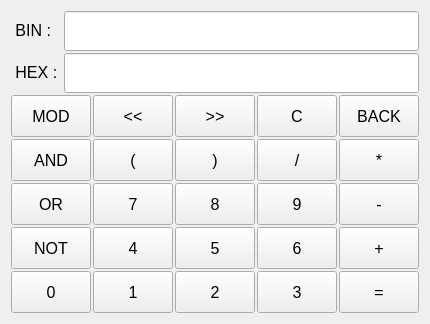
          <widget class="QWidget" name="page_2">
           <layout class="QGridLayout" name="gridLayout_10">
            <item row="0" column="0">
             <layout class="QGridLayout" name="gridLayout_9">
              <property name="spacing">
               <number>2</number>
              </property>
              <item row="0" column="0">
               <layout class="QGridLayout" name="gridLayout_8">
                <property name="spacing">
                 <number>2</number>
                </property>
                <item row="0" column="0">
                 <widget class="QLabel" name="label">
                  <property name="sizePolicy">
                   <sizepolicy hsizetype="Preferred" vsizetype="Fixed">
                    <horstretch>0</horstretch>
                    <verstretch>0</verstretch>
                   </sizepolicy>
                  </property>
                  <property name="font">
                   <font>
                    <pointsize>12</pointsize>
                   </font>
                  </property>
                  <property name="text">
                   <string> BIN : </string>
                  </property>
                 </widget>
                </item>
                <item row="0" column="1">
                 <widget class="QLineEdit" name="ResultBin">
                  <property name="minimumSize">
                   <size>
                    <width>0</width>
                    <height>40</height>
                   </size>
                  </property>
                  <property name="font">
                   <font>
                    <pointsize>12</pointsize>
                   </font>
                  </property>
                  <property name="readOnly">
                   <bool>true</bool>
                  </property>
                 </widget>
                </item>
                <item row="1" column="1">
                 <widget class="QLineEdit" name="ResultHex">
                  <property name="minimumSize">
                   <size>
                    <width>0</width>
                    <height>40</height>
                   </size>
                  </property>
                  <property name="font">
                   <font>
                    <pointsize>12</pointsize>
                   </font>
                  </property>
                  <property name="readOnly">
                   <bool>true</bool>
                  </property>
                 </widget>
                </item>
                <item row="1" column="0">
                 <widget class="QLabel" name="label_2">
                  <property name="sizePolicy">
                   <sizepolicy hsizetype="Preferred" vsizetype="Fixed">
                    <horstretch>0</horstretch>
                    <verstretch>0</verstretch>
                   </sizepolicy>
                  </property>
                  <property name="font">
                   <font>
                    <pointsize>12</pointsize>
                   </font>
                  </property>
                  <property name="text">
                   <string> HEX : </string>
                  </property>
                 </widget>
                </item>
               </layout>
              </item>
              <item row="1" column="0">
               <layout class="QGridLayout" name="gridLayout_7">
                <property name="spacing">
                 <number>2</number>
                </property>
                <item row="1" column="1">
                 <widget class="QPushButton" name="BtnMoveLeft">
                  <property name="sizePolicy">
                   <sizepolicy hsizetype="Minimum" vsizetype="Minimum">
                    <horstretch>0</horstretch>
                    <verstretch>0</verstretch>
                   </sizepolicy>
                  </property>
                  <property name="minimumSize">
                   <size>
                    <width>77</width>
                    <height>42</height>
                   </size>
                  </property>
                  <property name="font">
                   <font>
                    <pointsize>12</pointsize>
                   </font>
                  </property>
                  <property name="text">
                   <string>&lt;&lt;</string>
                  </property>
                 </widget>
                </item>
                <item row="5" column="4">
                 <widget class="QPushButton" name="BtnEqual_3">
                  <property name="sizePolicy">
                   <sizepolicy hsizetype="Minimum" vsizetype="Minimum">
                    <horstretch>0</horstretch>
                    <verstretch>0</verstretch>
                   </sizepolicy>
                  </property>
                  <property name="minimumSize">
                   <size>
                    <width>77</width>
                    <height>42</height>
                   </size>
                  </property>
                  <property name="font">
                   <font>
                    <pointsize>12</pointsize>
                   </font>
                  </property>
                  <property name="autoFillBackground">
                   <bool>false</bool>
                  </property>
                  <property name="text">
                   <string>=</string>
                  </property>
                 </widget>
                </item>
                <item row="4" column="3">
                 <widget class="QPushButton" name="Btn6_3">
                  <property name="sizePolicy">
                   <sizepolicy hsizetype="Minimum" vsizetype="Minimum">
                    <horstretch>0</horstretch>
                    <verstretch>0</verstretch>
                   </sizepolicy>
                  </property>
                  <property name="minimumSize">
                   <size>
                    <width>77</width>
                    <height>42</height>
                   </size>
                  </property>
                  <property name="font">
                   <font>
                    <pointsize>12</pointsize>
                   </font>
                  </property>
                  <property name="text">
                   <string>6</string>
                  </property>
                 </widget>
                </item>
                <item row="4" column="1">
                 <widget class="QPushButton" name="Btn4_3">
                  <property name="sizePolicy">
                   <sizepolicy hsizetype="Minimum" vsizetype="Minimum">
                    <horstretch>0</horstretch>
                    <verstretch>0</verstretch>
                   </sizepolicy>
                  </property>
                  <property name="minimumSize">
                   <size>
                    <width>77</width>
                    <height>42</height>
                   </size>
                  </property>
                  <property name="font">
                   <font>
                    <pointsize>12</pointsize>
                   </font>
                  </property>
                  <property name="text">
                   <string>4</string>
                  </property>
                 </widget>
                </item>
                <item row="2" column="2">
                 <widget class="QPushButton" name="BtnBracketRight_2">
                  <property name="sizePolicy">
                   <sizepolicy hsizetype="Minimum" vsizetype="Minimum">
                    <horstretch>0</horstretch>
                    <verstretch>0</verstretch>
                   </sizepolicy>
                  </property>
                  <property name="minimumSize">
                   <size>
                    <width>77</width>
                    <height>42</height>
                   </size>
                  </property>
                  <property name="font">
                   <font>
                    <pointsize>12</pointsize>
                   </font>
                  </property>
                  <property name="text">
                   <string>)</string>
                  </property>
                 </widget>
                </item>
                <item row="5" column="0">
                 <widget class="QPushButton" name="Btn0_3">
                  <property name="sizePolicy">
                   <sizepolicy hsizetype="Minimum" vsizetype="Minimum">
                    <horstretch>0</horstretch>
                    <verstretch>0</verstretch>
                   </sizepolicy>
                  </property>
                  <property name="minimumSize">
                   <size>
                    <width>77</width>
                    <height>42</height>
                   </size>
                  </property>
                  <property name="font">
                   <font>
                    <pointsize>12</pointsize>
                   </font>
                  </property>
                  <property name="text">
                   <string>0</string>
                  </property>
                 </widget>
                </item>
                <item row="3" column="3">
                 <widget class="QPushButton" name="Btn9_3">
                  <property name="sizePolicy">
                   <sizepolicy hsizetype="Minimum" vsizetype="Minimum">
                    <horstretch>0</horstretch>
                    <verstretch>0</verstretch>
                   </sizepolicy>
                  </property>
                  <property name="minimumSize">
                   <size>
                    <width>77</width>
                    <height>42</height>
                   </size>
                  </property>
                  <property name="font">
                   <font>
                    <pointsize>12</pointsize>
                   </font>
                  </property>
                  <property name="text">
                   <string>9</string>
                  </property>
                 </widget>
                </item>
                <item row="3" column="2">
                 <widget class="QPushButton" name="Btn8_3">
                  <property name="sizePolicy">
                   <sizepolicy hsizetype="Minimum" vsizetype="Minimum">
                    <horstretch>0</horstretch>
                    <verstretch>0</verstretch>
                   </sizepolicy>
                  </property>
                  <property name="minimumSize">
                   <size>
                    <width>77</width>
                    <height>42</height>
                   </size>
                  </property>
                  <property name="font">
                   <font>
                    <pointsize>12</pointsize>
                   </font>
                  </property>
                  <property name="text">
                   <string>8</string>
                  </property>
                 </widget>
                </item>
                <item row="2" column="1">
                 <widget class="QPushButton" name="BtnBracketLift_2">
                  <property name="sizePolicy">
                   <sizepolicy hsizetype="Minimum" vsizetype="Minimum">
                    <horstretch>0</horstretch>
                    <verstretch>0</verstretch>
                   </sizepolicy>
                  </property>
                  <property name="minimumSize">
                   <size>
                    <width>77</width>
                    <height>42</height>
                   </size>
                  </property>
                  <property name="font">
                   <font>
                    <pointsize>12</pointsize>
                   </font>
                  </property>
                  <property name="text">
                   <string>(</string>
                  </property>
                 </widget>
                </item>
                <item row="5" column="3">
                 <widget class="QPushButton" name="Btn3_3">
                  <property name="sizePolicy">
                   <sizepolicy hsizetype="Minimum" vsizetype="Minimum">
                    <horstretch>0</horstretch>
                    <verstretch>0</verstretch>
                   </sizepolicy>
                  </property>
                  <property name="minimumSize">
                   <size>
                    <width>77</width>
                    <height>42</height>
                   </size>
                  </property>
                  <property name="font">
                   <font>
                    <pointsize>12</pointsize>
                   </font>
                  </property>
                  <property name="text">
                   <string>3</string>
                  </property>
                 </widget>
                </item>
                <item row="4" column="2">
                 <widget class="QPushButton" name="Btn5_3">
                  <property name="sizePolicy">
                   <sizepolicy hsizetype="Minimum" vsizetype="Minimum">
                    <horstretch>0</horstretch>
                    <verstretch>0</verstretch>
                   </sizepolicy>
                  </property>
                  <property name="minimumSize">
                   <size>
                    <width>77</width>
                    <height>42</height>
                   </size>
                  </property>
                  <property name="font">
                   <font>
                    <pointsize>12</pointsize>
                   </font>
                  </property>
                  <property name="text">
                   <string>5</string>
                  </property>
                 </widget>
                </item>
                <item row="3" column="1">
                 <widget class="QPushButton" name="Btn7_3">
                  <property name="sizePolicy">
                   <sizepolicy hsizetype="Minimum" vsizetype="Minimum">
                    <horstretch>0</horstretch>
                    <verstretch>0</verstretch>
                   </sizepolicy>
                  </property>
                  <property name="minimumSize">
                   <size>
                    <width>77</width>
                    <height>42</height>
                   </size>
                  </property>
                  <property name="font">
                   <font>
                    <pointsize>12</pointsize>
                   </font>
                  </property>
                  <property name="text">
                   <string>7</string>
                  </property>
                 </widget>
                </item>
                <item row="5" column="1">
                 <widget class="QPushButton" name="Btn1_3">
                  <property name="sizePolicy">
                   <sizepolicy hsizetype="Minimum" vsizetype="Minimum">
                    <horstretch>0</horstretch>
                    <verstretch>0</verstretch>
                   </sizepolicy>
                  </property>
                  <property name="minimumSize">
                   <size>
                    <width>77</width>
                    <height>42</height>
                   </size>
                  </property>
                  <property name="font">
                   <font>
                    <pointsize>12</pointsize>
                   </font>
                  </property>
                  <property name="text">
                   <string>1</string>
                  </property>
                 </widget>
                </item>
                <item row="1" column="3">
                 <widget class="QPushButton" name="BtnC_3">
                  <property name="sizePolicy">
                   <sizepolicy hsizetype="Minimum" vsizetype="Minimum">
                    <horstretch>0</horstretch>
                    <verstretch>0</verstretch>
                   </sizepolicy>
                  </property>
                  <property name="minimumSize">
                   <size>
                    <width>77</width>
                    <height>42</height>
                   </size>
                  </property>
                  <property name="font">
                   <font>
                    <pointsize>12</pointsize>
                   </font>
                  </property>
                  <property name="text">
                   <string>C</string>
                  </property>
                 </widget>
                </item>
                <item row="1" column="2">
                 <widget class="QPushButton" name="BtnMoveRight">
                  <property name="sizePolicy">
                   <sizepolicy hsizetype="Minimum" vsizetype="Minimum">
                    <horstretch>0</horstretch>
                    <verstretch>0</verstretch>
                   </sizepolicy>
                  </property>
                  <property name="minimumSize">
                   <size>
                    <width>77</width>
                    <height>42</height>
                   </size>
                  </property>
                  <property name="font">
                   <font>
                    <pointsize>12</pointsize>
                   </font>
                  </property>
                  <property name="text">
                   <string>&gt;&gt;</string>
                  </property>
                 </widget>
                </item>
                <item row="5" column="2">
                 <widget class="QPushButton" name="Btn2_3">
                  <property name="sizePolicy">
                   <sizepolicy hsizetype="Minimum" vsizetype="Minimum">
                    <horstretch>0</horstretch>
                    <verstretch>0</verstretch>
                   </sizepolicy>
                  </property>
                  <property name="minimumSize">
                   <size>
                    <width>77</width>
                    <height>42</height>
                   </size>
                  </property>
                  <property name="font">
                   <font>
                    <pointsize>12</pointsize>
                   </font>
                  </property>
                  <property name="text">
                   <string>2</string>
                  </property>
                 </widget>
                </item>
                <item row="1" column="4">
                 <widget class="QPushButton" name="BtnBack_3">
                  <property name="sizePolicy">
                   <sizepolicy hsizetype="Minimum" vsizetype="Minimum">
                    <horstretch>0</horstretch>
                    <verstretch>0</verstretch>
                   </sizepolicy>
                  </property>
                  <property name="minimumSize">
                   <size>
                    <width>77</width>
                    <height>42</height>
                   </size>
                  </property>
                  <property name="font">
                   <font>
                    <pointsize>12</pointsize>
                   </font>
                  </property>
                  <property name="text">
                   <string>BACK</string>
                  </property>
                 </widget>
                </item>
                <item row="2" column="3">
                 <widget class="QPushButton" name="BtnDivi_3">
                  <property name="sizePolicy">
                   <sizepolicy hsizetype="Minimum" vsizetype="Minimum">
                    <horstretch>0</horstretch>
                    <verstretch>0</verstretch>
                   </sizepolicy>
                  </property>
                  <property name="minimumSize">
                   <size>
                    <width>77</width>
                    <height>42</height>
                   </size>
                  </property>
                  <property name="font">
                   <font>
                    <pointsize>12</pointsize>
                   </font>
                  </property>
                  <property name="text">
                   <string>/</string>
                  </property>
                 </widget>
                </item>
                <item row="1" column="0">
                 <widget class="QPushButton" name="BtnMod_2">
                  <property name="sizePolicy">
                   <sizepolicy hsizetype="Minimum" vsizetype="Minimum">
                    <horstretch>0</horstretch>
                    <verstretch>0</verstretch>
                   </sizepolicy>
                  </property>
                  <property name="minimumSize">
                   <size>
                    <width>77</width>
                    <height>42</height>
                   </size>
                  </property>
                  <property name="font">
                   <font>
                    <pointsize>12</pointsize>
                   </font>
                  </property>
                  <property name="text">
                   <string>MOD</string>
                  </property>
                 </widget>
                </item>
                <item row="2" column="4">
                 <widget class="QPushButton" name="BtnMulti_3">
                  <property name="sizePolicy">
                   <sizepolicy hsizetype="Minimum" vsizetype="Minimum">
                    <horstretch>0</horstretch>
                    <verstretch>0</verstretch>
                   </sizepolicy>
                  </property>
                  <property name="minimumSize">
                   <size>
                    <width>77</width>
                    <height>42</height>
                   </size>
                  </property>
                  <property name="font">
                   <font>
                    <pointsize>12</pointsize>
                   </font>
                  </property>
                  <property name="text">
                   <string>*</string>
                  </property>
                 </widget>
                </item>
                <item row="3" column="4">
                 <widget class="QPushButton" name="BtnSub_3">
                  <property name="sizePolicy">
                   <sizepolicy hsizetype="Minimum" vsizetype="Minimum">
                    <horstretch>0</horstretch>
                    <verstretch>0</verstretch>
                   </sizepolicy>
                  </property>
                  <property name="minimumSize">
                   <size>
                    <width>77</width>
                    <height>42</height>
                   </size>
                  </property>
                  <property name="font">
                   <font>
                    <pointsize>12</pointsize>
                   </font>
                  </property>
                  <property name="text">
                   <string>-</string>
                  </property>
                 </widget>
                </item>
                <item row="4" column="4">
                 <widget class="QPushButton" name="BtnAdd_3">
                  <property name="sizePolicy">
                   <sizepolicy hsizetype="Minimum" vsizetype="Minimum">
                    <horstretch>0</horstretch>
                    <verstretch>0</verstretch>
                   </sizepolicy>
                  </property>
                  <property name="minimumSize">
                   <size>
                    <width>77</width>
                    <height>42</height>
                   </size>
                  </property>
                  <property name="font">
                   <font>
                    <pointsize>12</pointsize>
                   </font>
                  </property>
                  <property name="text">
                   <string>+</string>
                  </property>
                 </widget>
                </item>
                <item row="2" column="0">
                 <widget class="QPushButton" name="BtnAnd">
                  <property name="sizePolicy">
                   <sizepolicy hsizetype="Minimum" vsizetype="Minimum">
                    <horstretch>0</horstretch>
                    <verstretch>0</verstretch>
                   </sizepolicy>
                  </property>
                  <property name="minimumSize">
                   <size>
                    <width>77</width>
                    <height>42</height>
                   </size>
                  </property>
                  <property name="font">
                   <font>
                    <pointsize>12</pointsize>
                   </font>
                  </property>
                  <property name="text">
                   <string>AND</string>
                  </property>
                 </widget>
                </item>
                <item row="3" column="0">
                 <widget class="QPushButton" name="BtnOr">
                  <property name="sizePolicy">
                   <sizepolicy hsizetype="Minimum" vsizetype="Minimum">
                    <horstretch>0</horstretch>
                    <verstretch>0</verstretch>
                   </sizepolicy>
                  </property>
                  <property name="minimumSize">
                   <size>
                    <width>77</width>
                    <height>42</height>
                   </size>
                  </property>
                  <property name="font">
                   <font>
                    <pointsize>12</pointsize>
                   </font>
                  </property>
                  <property name="text">
                   <string>OR</string>
                  </property>
                 </widget>
                </item>
                <item row="4" column="0">
                 <widget class="QPushButton" name="BtnNot">
                  <property name="sizePolicy">
                   <sizepolicy hsizetype="Minimum" vsizetype="Minimum">
                    <horstretch>0</horstretch>
                    <verstretch>0</verstretch>
                   </sizepolicy>
                  </property>
                  <property name="minimumSize">
                   <size>
                    <width>77</width>
                    <height>42</height>
                   </size>
                  </property>
                  <property name="font">
                   <font>
                    <pointsize>12</pointsize>
                   </font>
                  </property>
                  <property name="text">
                   <string>NOT</string>
                  </property>
                 </widget>
                </item>
               </layout>
              </item>
             </layout>
            </item>
           </layout>
          </widget>
